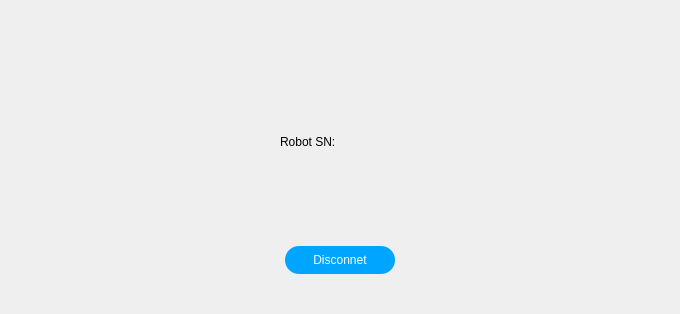
<?xml version="1.0" encoding="UTF-8"?>
<ui version="4.0">
 <class>ConnectedWidget</class>
 <widget class="QWidget" name="ConnectedWidget">
  <property name="geometry">
   <rect>
    <x>0</x>
    <y>0</y>
    <width>680</width>
    <height>314</height>
   </rect>
  </property>
  <property name="windowTitle">
   <string>Form</string>
  </property>
  <layout class="QGridLayout" name="gridLayout">
   <property name="leftMargin">
    <number>0</number>
   </property>
   <property name="topMargin">
    <number>0</number>
   </property>
   <property name="rightMargin">
    <number>0</number>
   </property>
   <property name="bottomMargin">
    <number>0</number>
   </property>
   <property name="spacing">
    <number>0</number>
   </property>
   <item row="0" column="1">
    <spacer name="verticalSpacer_3">
     <property name="orientation">
      <enum>Qt::Vertical</enum>
     </property>
     <property name="sizeHint" stdset="0">
      <size>
       <width>20</width>
       <height>94</height>
      </size>
     </property>
    </spacer>
   </item>
   <item row="1" column="0">
    <spacer name="horizontalSpacer_4">
     <property name="orientation">
      <enum>Qt::Horizontal</enum>
     </property>
     <property name="sizeHint" stdset="0">
      <size>
       <width>218</width>
       <height>20</height>
      </size>
     </property>
    </spacer>
   </item>
   <item row="1" column="1">
    <layout class="QVBoxLayout" name="verticalLayout">
     <item>
      <layout class="QHBoxLayout" name="horizontalLayout">
       <item>
        <widget class="QLabel" name="label_4">
         <property name="sizePolicy">
          <sizepolicy hsizetype="Fixed" vsizetype="Fixed">
           <horstretch>0</horstretch>
           <verstretch>0</verstretch>
          </sizepolicy>
         </property>
         <property name="minimumSize">
          <size>
           <width>48</width>
           <height>48</height>
          </size>
         </property>
         <property name="maximumSize">
          <size>
           <width>48</width>
           <height>48</height>
          </size>
         </property>
         <property name="styleSheet">
          <string notr="true">border-image: url(:/images/res/images/ic_robot_highlight.png);</string>
         </property>
         <property name="text">
          <string/>
         </property>
         <property name="alignment">
          <set>Qt::AlignCenter</set>
         </property>
        </widget>
       </item>
       <item>
        <spacer name="horizontalSpacer">
         <property name="orientation">
          <enum>Qt::Horizontal</enum>
         </property>
         <property name="sizeType">
          <enum>QSizePolicy::Minimum</enum>
         </property>
         <property name="sizeHint" stdset="0">
          <size>
           <width>5</width>
           <height>20</height>
          </size>
         </property>
        </spacer>
       </item>
       <item>
        <widget class="QLabel" name="label_2">
         <property name="text">
          <string>Robot SN:</string>
         </property>
        </widget>
       </item>
       <item>
        <widget class="QLabel" name="snLabel">
         <property name="sizePolicy">
          <sizepolicy hsizetype="Minimum" vsizetype="Preferred">
           <horstretch>0</horstretch>
           <verstretch>0</verstretch>
          </sizepolicy>
         </property>
         <property name="minimumSize">
          <size>
           <width>110</width>
           <height>0</height>
          </size>
         </property>
         <property name="maximumSize">
          <size>
           <width>110</width>
           <height>16777215</height>
          </size>
         </property>
         <property name="text">
          <string/>
         </property>
        </widget>
       </item>
      </layout>
     </item>
     <item>
      <spacer name="verticalSpacer_2">
       <property name="orientation">
        <enum>Qt::Vertical</enum>
       </property>
       <property name="sizeHint" stdset="0">
        <size>
         <width>20</width>
         <height>80</height>
        </size>
       </property>
      </spacer>
     </item>
     <item>
      <layout class="QHBoxLayout" name="horizontalLayout_2">
       <item>
        <spacer name="horizontalSpacer_2">
         <property name="orientation">
          <enum>Qt::Horizontal</enum>
         </property>
         <property name="sizeHint" stdset="0">
          <size>
           <width>40</width>
           <height>20</height>
          </size>
         </property>
        </spacer>
       </item>
       <item>
        <widget class="QPushButton" name="disconnectBtn">
         <property name="styleSheet">
          <string notr="true">QPushButton{
width:110px;
color: rgb(255, 255, 255);
height:28px;
border-radius:14px 14px 14px 14px;
background-color: rgb(0, 165, 255);
}
QPushButton:hover{
background-color: rgb(85, 255, 255);
}

QPushButton:pressed{
background-color: rgb(144, 144, 144);
}</string>
         </property>
         <property name="text">
          <string>Disconnet</string>
         </property>
        </widget>
       </item>
       <item>
        <spacer name="horizontalSpacer_3">
         <property name="orientation">
          <enum>Qt::Horizontal</enum>
         </property>
         <property name="sizeHint" stdset="0">
          <size>
           <width>40</width>
           <height>20</height>
          </size>
         </property>
        </spacer>
       </item>
      </layout>
     </item>
    </layout>
   </item>
   <item row="1" column="2">
    <spacer name="horizontalSpacer_5">
     <property name="orientation">
      <enum>Qt::Horizontal</enum>
     </property>
     <property name="sizeHint" stdset="0">
      <size>
       <width>217</width>
       <height>20</height>
      </size>
     </property>
    </spacer>
   </item>
   <item row="2" column="1">
    <spacer name="verticalSpacer_4">
     <property name="orientation">
      <enum>Qt::Vertical</enum>
     </property>
     <property name="sizeType">
      <enum>QSizePolicy::Minimum</enum>
     </property>
     <property name="sizeHint" stdset="0">
      <size>
       <width>20</width>
       <height>40</height>
      </size>
     </property>
    </spacer>
   </item>
  </layout>
 </widget>
 <resources/>
 <connections/>
</ui>
